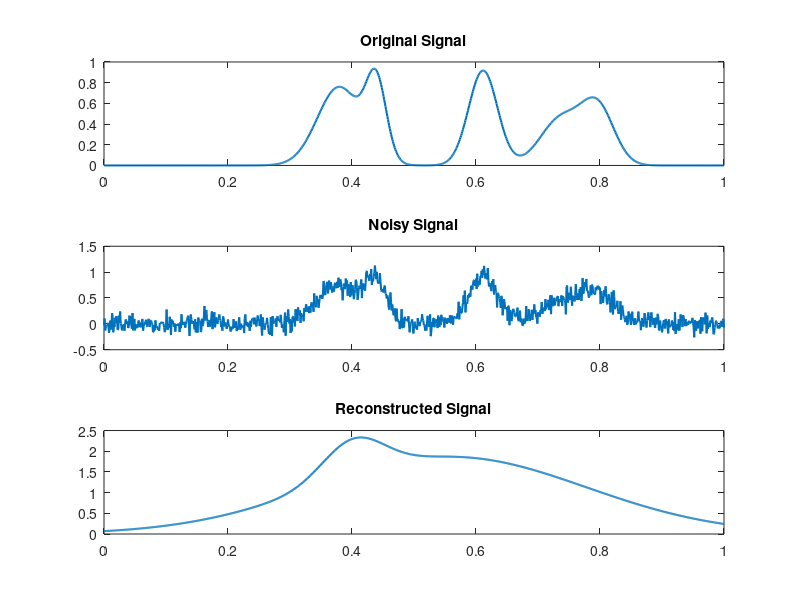

Source code (MATLAB):
% Step 1: Generate Synthetic Pulse Train
fs = 1000; % Sampling frequency
t = 0:1/fs:1; % Time vector
num_pulses = 5;
amplitudes = rand(1, num_pulses); % Random amplitudes
widths = 0.02 + 0.03 * rand(1, num_pulses); % Random widths
locations = sort(rand(1, num_pulses) * max(t)); % Random sorted locations

% Generate pulse train
x = zeros(size(t));
for k = 1:num_pulses
    pulse = amplitudes(k) * exp(-((t - locations(k)) / widths(k)).^2); % Gaussian pulse
    x = x + pulse;
end

% Add noise
noise_std = 0.1;
y = x + noise_std * randn(size(t));

% Step 2: Sampling
sample_rate = 50; % Downsample rate
t_sampled = t(1:fs/sample_rate:end);
y_sampled = y(1:fs/sample_rate:end);

% Step 3: Define Pulse Model
pulse_model = @(t, a, loc, w) a * exp(-((t - loc) / w).^2);

% Step 4: Optimization Problem (Least Squares Fit)
params = []; % Initialize pulse parameters
for k = 1:num_pulses
    % Initial guesses
    a0 = max(y_sampled);
    loc0 = locations(k);
    w0 = widths(k);
    
    % Objective function for optimization
    obj_fun = @(p) norm(y_sampled - pulse_model(t_sampled, p(1), p(2), p(3)));
    % Optimize using fminsearch
    params_k = fminsearch(obj_fun, [a0, loc0, w0]);
    params = [params; params_k];
end

% Step 5: Reconstruct Signal
x_reconstructed = zeros(size(t));
for k = 1:size(params, 1)
    x_reconstructed = x_reconstructed + pulse_model(t, params(k, 1), params(k, 2), params(k, 3));
end

% Plot Results
figure;
subplot(3, 1, 1); plot(t, x, 'LineWidth', 1.5); title('Original Signal');
subplot(3, 1, 2); plot(t, y, 'LineWidth', 1.5); title('Noisy Signal');
subplot(3, 1, 3); plot(t, x_reconstructed, 'LineWidth', 1.5); title('Reconstructed Signal');
